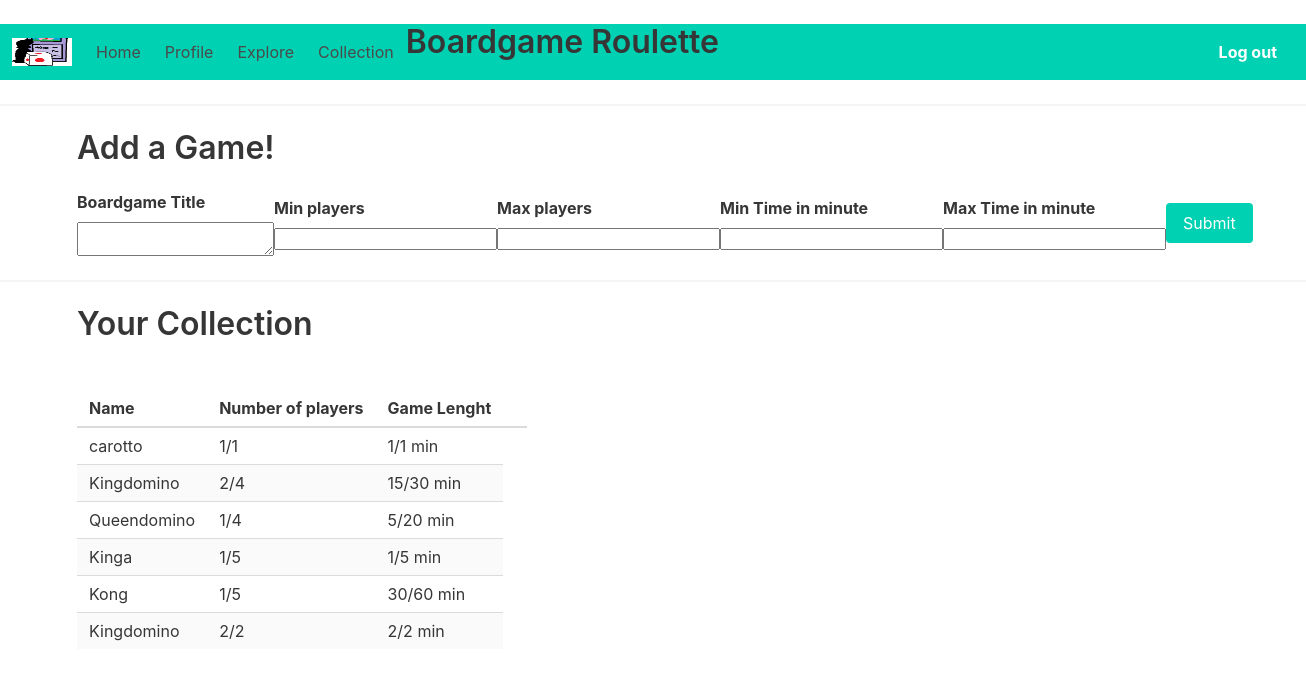
/collection (signed in), run on an earlier commit of the app's database.
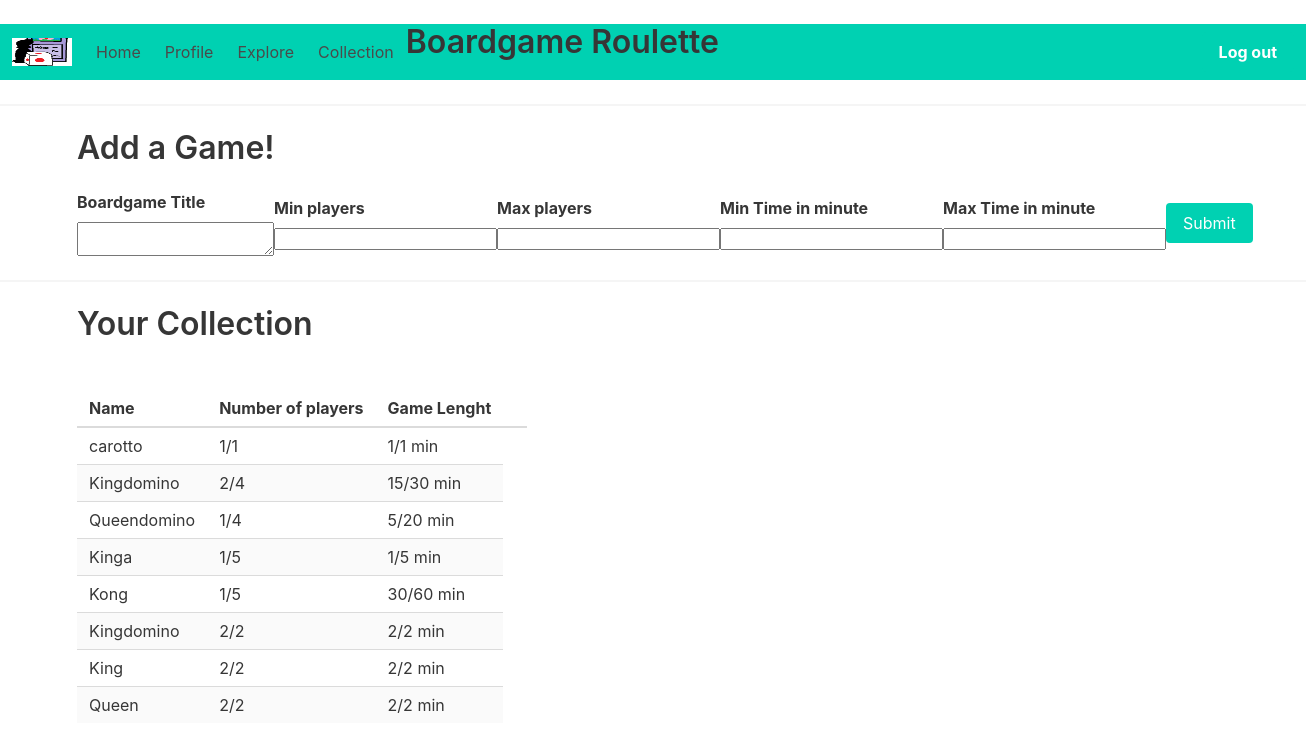
And on a later commit of the database.
### app/models.py (models this page shows, shortened)
class Boardgame(db.Model):
    id = db.Column(db.Integer, primary_key=True)
    title = db.Column(db.String(140))
    player_number_min = db.Column(db.Integer)
    player_number_max = db.Column(db.Integer)
    playtime_low = db.Column(db.Integer)
    playtime_max = db.Column(db.Integer)

### app/routes.py (the view, shortened to what this page needs)
@app.route("/collection", methods=["GET", "POST"])
@login_required
def collection():
    form = AddBoardgame()
    games = current_user.collection
    return render_template("collection.html", title="Your collection", games=games, form=form)

### app/forms.py
class AddBoardgame(FlaskForm):
    title = TextAreaField(
        "Boardgame Title", validators=[DataRequired(), Length(min=1, max=140)]
    )
    player_number_min = IntegerField(
        "Min players",
        validators=[DataRequired(), NumberRange(min=1, max=None)],
    )
    player_number_max = IntegerField(
        "Max players",
        validators=[DataRequired(), NumberRange(min=1, max=None)],
    )
    playtime_low = IntegerField(
        "Min Time in minute",
        validators=[DataRequired(), NumberRange(min=0, max=None)],
    )
    playtime_max = IntegerField(
        "Max Time in minute",
        validators=[DataRequired(), NumberRange(min=0, max=None)],
    )
    submit = SubmitField("Add")

### app/models.py (called while the page is built)
@login.user_loader
def load_user(id):
    return User.query.get(int(id))

### app/routes.py (called while the page is built)
@app.before_request
def before_request():
    if current_user.is_authenticated:
        current_user.last_seen = datetime.utcnow()
        db.session.commit()

### app/templates/collection.html (shortened to what this page needs)
﻿{% extends "base.html" %}
{% block content %}
    <div class="container">
    <h1 class="title">Add a Game!</h1>
    <form role="form" action="" method="post">
        <nav class="level">
            <div class="level-item">
                <div class="field">
                    <label class="label">{{ form.title.label }}</label>
                    <div class="control">
                        {{ form.title() }}
                    </div>
                </div>
            </div>
<div class="level-item">
            <div class="field">
                <label class="label">{{ form.player_number_min.label }}</label>
                <div class="control">
                    {{ form.player_number_min() }}
                </div>
            </div>
    </div>
<div class="level-item">
            <div class="field">
                <label class="label">{{ form.player_number_max.label }}</label>
                <div class="control">
                    {{ form.player_number_max() }}
                </div>
            </div>
    </div>
            <div class="level-item">
            <div class="field">
                <label class="label">{{ form.playtime_low.label }}</label>
                <div class="control">
                    {{ form.playtime_low() }}
                </div>
            </div>
</div>
<div class="level-item">
            <div class="field">
                <label class="label">{{ form.playtime_max.label }}</label>
                <div class="control">
                    {{ form.playtime_max() }}
                </div>
            </div>
    </div>
<div class="level-item">
            <div class="field">
                <p class="control">
                    <button class="button is-primary">
                        Submit
                    </button>
                </p>
            </div>
    </div>
    </nav>
        </form>
        </div>
<hr></hr>
    <div class="container">
        <h1 class="title">Your Collection</h1>
        <table class="table is-striped">
            <thead>
                <tr>
                    <th>Name</th>
                    <th>Number of players</th>
                    <th>Game Lenght
                    <th>
                </tr>
            </thead>
            <tbody>
                {% for game in games %}
                {% include '_game.html' %}
                {% endfor %}
        </table>
    </div>
{% endblock %}

### app/templates/_game.html (shortened to what this page needs)
    <tr>
        <td>
                {{ game.title }}
        </td>
        <td>
                {{ game.player_number_min }}/{{ game.player_number_max }}
        </td>
        <td>
                {{ game.playtime_low }}/{{ game.playtime_max }} min
        </td>
    </tr>

What changed in the data, as far as the page shows it:
added Boardgame: title "King", player_number_min "2", player_number_max "2", playtime_low "2", playtime_max "2"
added Boardgame: title "Queen", player_number_min "2", player_number_max "2", playtime_low "2", playtime_max "2"
